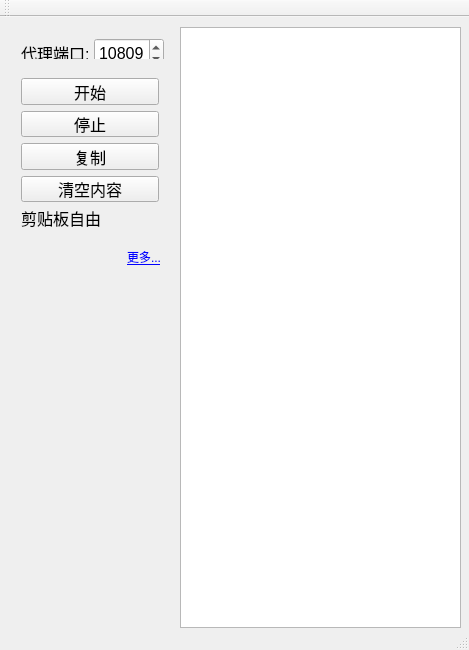
<?xml version="1.0" encoding="UTF-8"?>
<ui version="4.0">
 <class>getclipboardClass</class>
 <widget class="QMainWindow" name="getclipboardClass">
  <property name="geometry">
   <rect>
    <x>0</x>
    <y>0</y>
    <width>469</width>
    <height>650</height>
   </rect>
  </property>
  <property name="windowTitle">
   <string>getclipboard</string>
  </property>
  <widget class="QWidget" name="centralWidget">
   <widget class="QTextBrowser" name="clipboard_text">
    <property name="geometry">
     <rect>
      <x>180</x>
      <y>10</y>
      <width>281</width>
      <height>601</height>
     </rect>
    </property>
   </widget>
   <widget class="QWidget" name="gridLayoutWidget">
    <property name="geometry">
     <rect>
      <x>10</x>
      <y>10</y>
      <width>161</width>
      <height>32</height>
     </rect>
    </property>
    <layout class="QGridLayout" name="gridLayout">
     <item row="0" column="0">
      <widget class="QLabel" name="label_2">
       <property name="minimumSize">
        <size>
         <width>80</width>
         <height>30</height>
        </size>
       </property>
       <property name="maximumSize">
        <size>
         <width>80</width>
         <height>30</height>
        </size>
       </property>
       <property name="font">
        <font>
         <pointsize>12</pointsize>
        </font>
       </property>
       <property name="text">
        <string>代理端口:</string>
       </property>
      </widget>
     </item>
     <item row="0" column="1">
      <widget class="QSpinBox" name="portSpinBox">
       <property name="minimumSize">
        <size>
         <width>70</width>
         <height>30</height>
        </size>
       </property>
       <property name="maximumSize">
        <size>
         <width>70</width>
         <height>30</height>
        </size>
       </property>
       <property name="font">
        <font>
         <pointsize>12</pointsize>
        </font>
       </property>
       <property name="suffix">
        <string/>
       </property>
       <property name="minimum">
        <number>1</number>
       </property>
       <property name="maximum">
        <number>999999</number>
       </property>
       <property name="value">
        <number>10809</number>
       </property>
      </widget>
     </item>
    </layout>
   </widget>
   <widget class="QWidget" name="verticalLayoutWidget">
    <property name="geometry">
     <rect>
      <x>10</x>
      <y>50</y>
      <width>160</width>
      <height>172</height>
     </rect>
    </property>
    <layout class="QVBoxLayout" name="verticalLayout">
     <item>
      <widget class="QPushButton" name="start_btn">
       <property name="font">
        <font>
         <pointsize>12</pointsize>
        </font>
       </property>
       <property name="text">
        <string>开始</string>
       </property>
      </widget>
     </item>
     <item>
      <widget class="QPushButton" name="stop_btn">
       <property name="font">
        <font>
         <pointsize>12</pointsize>
        </font>
       </property>
       <property name="text">
        <string>停止</string>
       </property>
      </widget>
     </item>
     <item>
      <widget class="QPushButton" name="copy_btn">
       <property name="font">
        <font>
         <pointsize>12</pointsize>
        </font>
       </property>
       <property name="text">
        <string>复制</string>
       </property>
      </widget>
     </item>
     <item>
      <widget class="QPushButton" name="clear_btn">
       <property name="font">
        <font>
         <pointsize>12</pointsize>
        </font>
       </property>
       <property name="text">
        <string>清空内容</string>
       </property>
      </widget>
     </item>
     <item>
      <widget class="QLabel" name="latest_label">
       <property name="minimumSize">
        <size>
         <width>150</width>
         <height>20</height>
        </size>
       </property>
       <property name="maximumSize">
        <size>
         <width>150</width>
         <height>20</height>
        </size>
       </property>
       <property name="sizeIncrement">
        <size>
         <width>30</width>
         <height>30</height>
        </size>
       </property>
       <property name="font">
        <font>
         <pointsize>12</pointsize>
        </font>
       </property>
       <property name="text">
        <string>剪贴板自由</string>
       </property>
      </widget>
     </item>
    </layout>
   </widget>
   <widget class="QLabel" name="label">
    <property name="geometry">
     <rect>
      <x>127</x>
      <y>230</y>
      <width>41</width>
      <height>20</height>
     </rect>
    </property>
    <property name="text">
     <string>&lt;html&gt;&lt;head/&gt;&lt;body&gt;&lt;p&gt;&lt;a href=&quot;http://www.30036.xyz/?p=91&quot;&gt;&lt;span style=&quot; text-decoration: underline; color:#0000ff;&quot;&gt;更多...&lt;/span&gt;&lt;/a&gt;&lt;/p&gt;&lt;/body&gt;&lt;/html&gt;</string>
    </property>
   </widget>
  </widget>
  <widget class="QToolBar" name="mainToolBar">
   <attribute name="toolBarArea">
    <enum>TopToolBarArea</enum>
   </attribute>
   <attribute name="toolBarBreak">
    <bool>false</bool>
   </attribute>
  </widget>
  <widget class="QStatusBar" name="statusBar"/>
 </widget>
 <layoutdefault spacing="6" margin="11"/>
 <resources/>
 <connections/>
</ui>
